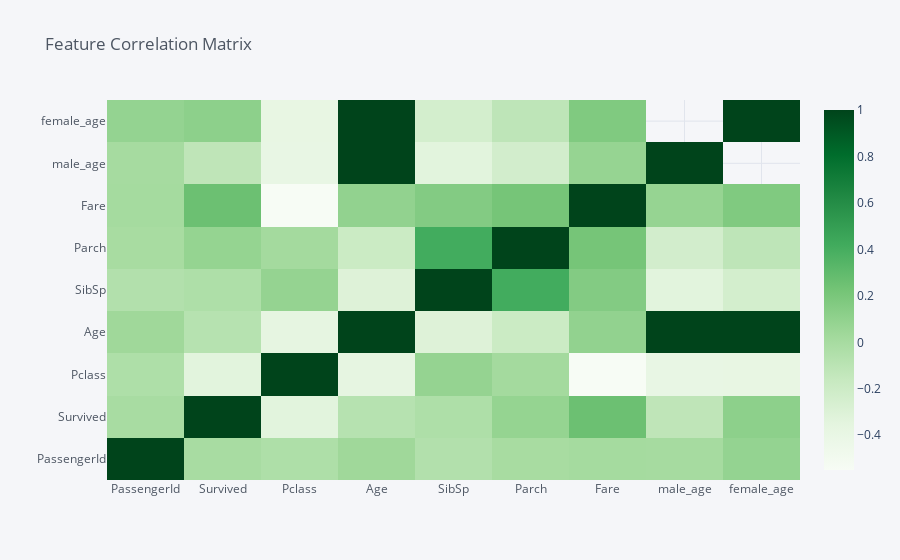

The notebook cell saved with this chart:
### Code cell
df.corr().iplot(kind='heatmap', colorscale="Greens", title="Feature Correlation Matrix")

### Figure 1 — Plotly figure (JSON) as saved in the notebook; plotly's stock layout.template omitted (floating-point values rounded to 4 significant figures)
{"data": [{"colorscale": [[0, "rgb(247,252,245)"], [0.125, "rgb(229,245,224)"], [0.25, "rgb(199,233,192)"], [0.375, "rgb(161,217,155)"], [0.5, "rgb(116,196,118)"], [0.625, "rgb(65,171,93)"], [0.75, "rgb(35,139,69)"], [0.875, "rgb(0,109,44)"], [1, "rgb(0,68,27)"]], "type": "heatmap", "x": ["PassengerId", "Survived", "Pclass", "Age", "SibSp", "Parch", "Fare", "male_age", "female_age"], "y": ["PassengerId", "Survived", "Pclass", "Age", "SibSp", "Parch", "Fare", "male_age", "female_age"], "z": [[1, -0.005007, -0.03514, 0.03685, -0.05753, -0.001652, 0.01266, 0.006191, 0.0859], [-0.005007, 1, -0.3385, -0.07722, -0.03532, 0.08163, 0.2573, -0.1196, 0.1161], [-0.03514, -0.3385, 1, -0.3692, 0.08308, 0.01844, -0.5495, -0.3928, -0.3862], [0.03685, -0.07722, -0.3692, 1, -0.3082, -0.1891, 0.09607, 1, 1], [-0.05753, -0.03532, 0.08308, -0.3082, 1, 0.4148, 0.1597, -0.335, -0.2414], [-0.001652, 0.08163, 0.01844, -0.1891, 0.4148, 1, 0.2162, -0.2324, -0.1185], [0.01266, 0.2573, -0.5495, 0.09607, 0.1597, 0.2162, 1, 0.07733, 0.1715], [0.006191, -0.1196, -0.3928, 1, -0.335, -0.2324, 0.07733, 1, null], [0.0859, 0.1161, -0.3862, 1, -0.2414, -0.1185, 0.1715, null, 1]], "zmax": null, "zmin": null}], "layout": {"legend": {"bgcolor": "#F5F6F9", "font": {"color": "#4D5663"}}, "paper_bgcolor": "#F5F6F9", "plot_bgcolor": "#F5F6F9", "title": {"font": {"color": "#4D5663"}, "text": "Feature Correlation Matrix"}, "xaxis": {"gridcolor": "#E1E5ED", "showgrid": true, "tickfont": {"color": "#4D5663"}, "title": {"font": {"color": "#4D5663"}, "text": ""}, "zerolinecolor": "#E1E5ED"}, "yaxis": {"gridcolor": "#E1E5ED", "showgrid": true, "tickfont": {"color": "#4D5663"}, "title": {"font": {"color": "#4D5663"}, "text": ""}, "zerolinecolor": "#E1E5ED"}}}
